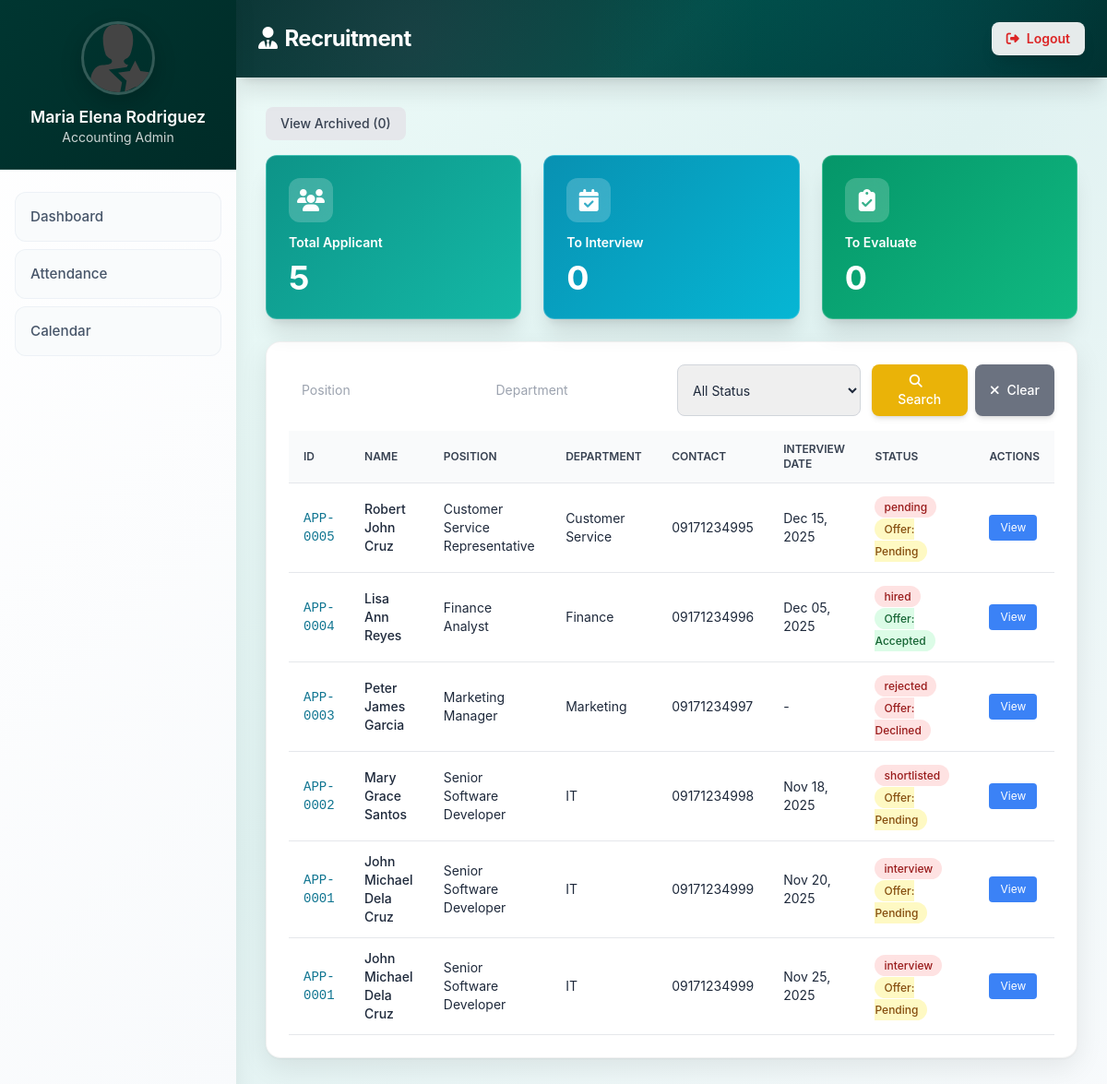
The page /pages/recruitment.php (signed in) on the database its author committed.
### tables this page shows
CREATE TABLE `applicant` (
  `applicant_id` int(11) NOT NULL,
  `recruitment_id` int(11) DEFAULT NULL,
  `full_name` varchar(100) DEFAULT NULL,
  `email` varchar(100) DEFAULT NULL,
  `contact_number` varchar(20) DEFAULT NULL,
  `resume_file` varchar(255) DEFAULT NULL,
  `application_status` varchar(20) DEFAULT NULL,
  `archived_at` datetime DEFAULT NULL,
  `offer_status` enum('Pending','Accepted','Declined') DEFAULT 'Pending',
  `offer_token` varchar(100) DEFAULT NULL,
  `offer_sent_at` datetime DEFAULT NULL,
  `offer_acceptance_timestamp` datetime DEFAULT NULL,
  `offer_declined_at` datetime DEFAULT NULL
);

CREATE TABLE `recruitment` (
  `recruitment_id` int(11) NOT NULL,
  `job_title` varchar(100) DEFAULT NULL,
  `department_id` int(11) DEFAULT NULL,
  `date_posted` date DEFAULT NULL,
  `status` varchar(20) DEFAULT NULL,
  `posted_by` int(11) DEFAULT NULL
);

CREATE TABLE `department` (
  `department_id` int(11) NOT NULL,
  `department_name` varchar(100) NOT NULL,
  `description` varchar(255) DEFAULT NULL
);

CREATE TABLE `interview` (
  `interview_id` int(11) NOT NULL,
  `applicant_id` int(11) DEFAULT NULL,
  `interviewer_id` int(11) DEFAULT NULL,
  `interview_date` date DEFAULT NULL,
  `interview_result` varchar(20) DEFAULT NULL,
  `remarks` varchar(255) DEFAULT NULL
);

### config/database.php (called while the page is built, shortened)
<?php
function fetchAll($conn, $sql, $params = []) {
    try {
        $stmt = $conn->prepare($sql);
        $stmt->execute($params);
        return $stmt->fetchAll(PDO::FETCH_ASSOC);
    } catch (PDOException $e) {
        error_log("Fetch All Error: " . $e->getMessage());
        return [];
    }
}
function fetchOne($conn, $sql, $params = []) {
    try {
        $stmt = $conn->prepare($sql);
        $stmt->execute($params);
        return $stmt->fetch(PDO::FETCH_ASSOC);
    } catch (PDOException $e) {
        error_log("Fetch One Error: " . $e->getMessage());
        return false;
    }
}
?>

### pages/recruitment.php (the view, shortened to what this page needs)
<?php
require_once '../config/database.php';
require_once '../includes/auth.php';
$position_filter = $_GET['position'] ?? '';
$department_filter = $_GET['department'] ?? '';
$show_archived = isset($_GET['archived']) && $_GET['archived'] == '1';
$sql = "SELECT a.*,
        r.job_title,
        d.department_name,
        i.interview_date,
        i.interview_result
        FROM applicant a
        LEFT JOIN recruitment r ON a.recruitment_id = r.recruitment_id
        LEFT JOIN department d ON r.department_id = d.department_id
        LEFT JOIN interview i ON a.applicant_id = i.applicant_id
        WHERE 1=1";
$params = [];
if ($show_archived) {
    $sql .= " AND a.application_status = 'Archived'";
} else {
    $sql .= " AND a.application_status != 'Archived'";
}
$sql .= " ORDER BY a.applicant_id DESC";
$applicants = fetchAll($conn, $sql, $params);
$total_applicants = 0;
$to_interview = 0;
$to_evaluate = 0;
$statsSql = "SELECT
             COUNT(*) as total,
             COALESCE(SUM(CASE WHEN application_status = 'To Interview' THEN 1 ELSE 0 END), 0) as interview,
             COALESCE(SUM(CASE WHEN application_status = 'To Evaluate' THEN 1 ELSE 0 END), 0) as evaluate
             FROM applicant
             WHERE application_status != 'Archived'";
$stats = fetchOne($conn, $statsSql);
if ($stats) {
    $total_applicants = (int)($stats['total'] ?? 0);
    $to_interview = (int)($stats['interview'] ?? 0);
    $to_evaluate = (int)($stats['evaluate'] ?? 0);
} else {
    $total_applicants = 0;
    $to_interview = 0;
    $to_evaluate = 0;
}
$archivedSql = "SELECT COUNT(*) as archived FROM applicant WHERE application_status = 'Archived'";
$archivedStats = fetchOne($conn, $archivedSql);
$archived_count = (int)($archivedStats['archived'] ?? 0);
?>
<!DOCTYPE html>
<html lang="en">
<head>
    <script src="https://cdn.tailwindcss.com"></script>
    <link rel="stylesheet" href="../css/styles.css">
    <link rel="stylesheet" href="https://cdnjs.cloudflare.com/ajax/libs/font-awesome/6.4.0/css/all.min.css">
</head>
<body>
    <div class="min-h-screen lg:ml-64">
        <header class="header-gradient text-white p-4 lg:p-6 shadow-xl">
            <div class="flex items-center justify-between pl-14 lg:pl-0">
                <?php include '../includes/sidebar.php'; ?>
                <h1 class="text-lg sm:text-xl lg:text-2xl font-bold tracking-tight">
                    <i class="fas fa-user-tie mr-2"></i>Recruitment <?php echo $show_archived ? '- Archived' : ''; ?>
                </h1>
                <button onclick="openLogoutModal()"
                    class="bg-white/90 backdrop-blur-sm px-4 py-2 rounded-lg font-semibold text-red-600 hover:text-red-700 hover:bg-white transition-all duration-200 text-xs sm:text-sm shadow-lg hover:shadow-xl transform hover:scale-105">
                    <i class="fas fa-sign-out-alt mr-2"></i>Logout
                </button>
            </div>
        </header>
        <main class="p-3 sm:p-4 lg:p-8">
            <div class="mb-4">
                <a href="?archived=<?php echo $show_archived ? '0' : '1'; ?>"
                    class="inline-block bg-gray-200 text-gray-700 hover:bg-gray-300 text-black px-4 py-2 rounded-lg font-medium text-sm">
                    <?php echo $show_archived ? '← Back to Active Applicants' : 'View Archived (' . $archived_count . ')'; ?>
                </a>
            </div>
            <?php if (!$show_archived): ?>
                <div class="grid grid-cols-1 sm:grid-cols-3 gap-3 sm:gap-4 lg:gap-6 mb-4 lg:mb-6">
                    <div class="stat-card total-applicant-card text-white rounded-xl shadow-xl p-5 lg:p-6" onclick="filterByStatus('all')">
                        <div class="stat-icon">
                            <i class="fas fa-users text-2xl"></i>
                        </div>
                        <h3 class="text-xs sm:text-sm font-semibold mb-2">Total Applicant</h3>
                        <p class="text-2xl sm:text-3xl lg:text-4xl font-bold"><?php echo (int)$total_applicants; ?></p>
                    </div>
                    <div class="stat-card interview-card text-white rounded-xl shadow-xl p-5 lg:p-6" onclick="filterByStatus('To Interview')">
                        <div class="stat-icon">
                            <i class="fas fa-calendar-check text-2xl"></i>
                        </div>
                        <h3 class="text-xs sm:text-sm font-semibold mb-2">To Interview</h3>
                        <p class="text-2xl sm:text-3xl lg:text-4xl font-bold"><?php echo (int)$to_interview; ?></p>
                    </div>
                    <div class="stat-card evaluate-card text-white rounded-xl shadow-xl p-5 lg:p-6" onclick="filterByStatus('To Evaluate')">
                        <div class="stat-icon">
                            <i class="fas fa-clipboard-check text-2xl"></i>
                        </div>
                        <h3 class="text-xs sm:text-sm font-semibold mb-2">To Evaluate</h3>
                        <p class="text-2xl sm:text-3xl lg:text-4xl font-bold"><?php echo (int)$to_evaluate; ?></p>
                    </div>
                </div>
            <?php endif; ?>
            <div class="card-enhanced p-4 lg:p-6 mb-4 lg:mb-6">
                <?php if (!$show_archived): ?>
                    <form method="GET" id="filterForm" class="grid grid-cols-1 sm:grid-cols-2 lg:grid-cols-4 gap-3 mb-4">
                        <input type="text" name="position" value="<?php echo htmlspecialchars($position_filter); ?>"
                            placeholder="Position"
                            onchange="this.form.submit()"
                            class="px-3 py-2 border border-gray-300 rounded-lg focus:outline-none focus:ring-2 focus:ring-teal-500 text-sm">
                        <input type="text" name="department" value="<?php echo htmlspecialchars($department_filter); ?>"
                            placeholder="Department"
                            onchange="this.form.submit()"
                            class="px-3 py-2 border border-gray-300 rounded-lg focus:outline-none focus:ring-2 focus:ring-teal-500 text-sm">
                        <select name="status" onchange="this.form.submit()" class="px-3 py-2 border border-gray-300 rounded-lg focus:outline-none focus:ring-2 focus:ring-teal-500 text-sm">
                            <option value="">All Status</option>
                        </select>
                        <div class="flex gap-2">
                            <button type="submit" class="flex-1 bg-yellow-500 hover:bg-yellow-600 text-white px-4 py-2 rounded-lg font-medium text-sm shadow-md hover:shadow-lg transition-all duration-200">
                                <i class="fas fa-search mr-2"></i>
                                <span class="hidden sm:inline">Search</span>
                            </button>
                            <button type="button" onclick="clearFilters()" class="bg-gray-500 hover:bg-gray-600 text-white px-4 py-2 rounded-lg font-medium text-sm shadow-md hover:shadow-lg transition-all duration-200">
                                <i class="fas fa-times mr-2"></i>Clear
                            </button>
                        </div>
                    </form>
                <?php endif; ?>
                <div class="overflow-x-auto">
                    <table class="desktop-table w-full">
                        <thead>
                            <tr class="bg-gray-50 border-b border-gray-200">
                                <th class="px-4 py-3 text-left text-xs font-semibold text-gray-700 uppercase">ID</th>
                                <th class="px-4 py-3 text-left text-xs font-semibold text-gray-700 uppercase">Name</th>
                                <th class="px-4 py-3 text-left text-xs font-semibold text-gray-700 uppercase">Position</th>
                                <th class="px-4 py-3 text-left text-xs font-semibold text-gray-700 uppercase">Department</th>
                                <th class="px-4 py-3 text-left text-xs font-semibold text-gray-700 uppercase">Contact</th>
                                <th class="px-4 py-3 text-left text-xs font-semibold text-gray-700 uppercase">Interview Date</th>
                                <th class="px-4 py-3 text-left text-xs font-semibold text-gray-700 uppercase">Status</th>
                                <th class="px-4 py-3 text-left text-xs font-semibold text-gray-700 uppercase">Actions</th>
                            </tr>
                        </thead>
                        <tbody>
                            <?php foreach ($applicants as $applicant): ?>
                                <tr class="border-b border-gray-200 hover:bg-gray-50">
                                    <td class="px-4 py-3 text-sm font-mono text-cyan-700"><?php echo 'APP-' . str_pad($applicant['applicant_id'], 4, '0', STR_PAD_LEFT); ?></td>
                                    <td class="px-4 py-3 text-sm font-medium"><?php echo htmlspecialchars($applicant['full_name']); ?></td>
                                    <td class="px-4 py-3 text-sm"><?php echo htmlspecialchars($applicant['job_title'] ?? 'N/A'); ?></td>
                                    <td class="px-4 py-3 text-sm"><?php echo htmlspecialchars($applicant['department_name'] ?? 'N/A'); ?></td>
                                    <td class="px-4 py-3 text-sm"><?php echo htmlspecialchars($applicant['contact_number'] ?? 'N/A'); ?></td>
                                    <td class="px-4 py-3 text-sm"><?php echo $applicant['interview_date'] ? date('M d, Y', strtotime($applicant['interview_date'])) : '-'; ?></td>
                                    <td class="px-4 py-3">
                                        <div class="space-y-1.5">
                                            <span class="px-2.5 py-1 text-xs font-medium rounded-full
                                                <?php
                                                if ($applicant['application_status'] === 'Pending') echo 'bg-blue-100 text-blue-800';
                                                elseif ($applicant['application_status'] === 'To Interview') echo 'bg-yellow-100 text-yellow-800';
                                                elseif ($applicant['application_status'] === 'To Evaluate') echo 'bg-purple-100 text-purple-800';
                                                elseif ($applicant['application_status'] === 'Hired') echo 'bg-green-100 text-green-800';
                                                elseif ($applicant['application_status'] === 'Job Offer Sent') echo 'bg-indigo-100 text-indigo-800';
                                                elseif ($applicant['application_status'] === 'Archived') echo 'bg-gray-100 text-gray-800';
                                                else echo 'bg-red-100 text-red-800';
                                                ?>">
                                                <?php echo $applicant['application_status']; ?>
                                            </span>
                                            <?php if ($applicant['offer_status']): ?>
                                                <span class="px-2.5 py-1 text-xs font-medium rounded-full
                                                    <?php
                                                    if ($applicant['offer_status'] === 'Pending') echo 'bg-yellow-100 text-yellow-800';
                                                    elseif ($applicant['offer_status'] === 'Accepted') echo 'bg-green-100 text-green-800';
                                                    elseif ($applicant['offer_status'] === 'Declined') echo 'bg-red-100 text-red-800';
                                                    ?>">
                                                    Offer: <?php echo $applicant['offer_status']; ?>
                                                </span>
                                            <?php endif; ?>
                                        </div>
                                    </td>
                                    <td class="px-4 py-3">
                                        <div class="flex flex-wrap gap-2">
                                            <button onclick='viewApplicant(<?php echo json_encode($applicant); ?>)'
                                                class="bg-blue-500 hover:bg-blue-600 text-white px-3 py-1.5 rounded text-xs whitespace-nowrap">
                                                View
                                            </button>
                                        </div>
                                    </td>
                                </tr>
                            <?php endforeach; ?>
                        </tbody>
                    </table>
                </div>
            </div>
        </main>
    </div>
</body>
</html>

### rows shown on the page
applicant: applicant_id "0005", full_name "Robert John Cruz", recruitment.job_title "Customer Service Representative", department.department_name "Customer Service", contact_number "09171234995", interview.interview_date "Dec 15, 2025", application_status "pending", offer_status "Pending"
applicant: applicant_id "0004", full_name "Lisa Ann Reyes", recruitment.job_title "Finance Analyst", department.department_name "Finance", contact_number "09171234996", interview.interview_date "Dec 05, 2025", application_status "hired", offer_status "Accepted"
applicant: applicant_id "0003", full_name "Peter James Garcia", recruitment.job_title "Marketing Manager", department.department_name "Marketing", contact_number "09171234997", application_status "rejected", offer_status "Declined"
applicant: applicant_id "0002", full_name "Mary Grace Santos", recruitment.job_title "Senior Software Developer", department.department_name "IT", contact_number "09171234998", interview.interview_date "Nov 18, 2025", application_status "shortlisted", offer_status "Pending"
applicant: applicant_id "0001", full_name "John Michael Dela Cruz", recruitment.job_title "Senior Software Developer", department.department_name "IT", contact_number "09171234999", interview.interview_date "Nov 20, 2025", application_status "interview", offer_status "Pending", interview.interview_date "Nov 25, 2025"

### other values the page prints
$_SESSION['user_name'] "Maria Elena Rodriguez"
$_SESSION['user_role'] "Accounting Admin"
$label "Dashboard"
$label "Attendance"
$label "Calendar"
$archived_count "0"
$total_applicants "5"
$to_interview "0"
$to_evaluate "0"
